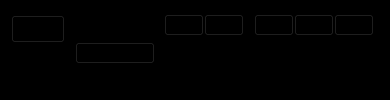
        <widget class="QFrame" name="uno">
         <property name="minimumSize">
          <size>
           <width>8</width>
           <height>0</height>
          </size>
         </property>
         <property name="font">
          <font>
           <kerning>true</kerning>
          </font>
         </property>
         <property name="styleSheet">
          <string notr="true">background-color:black;</string>
         </property>
         <property name="frameShape">
          <enum>QFrame::StyledPanel</enum>
         </property>
         <property name="frameShadow">
          <enum>QFrame::Raised</enum>
         </property>
         <property name="midLineWidth">
          <number>7</number>
         </property>
         <layout class="QHBoxLayout" name="horizontalLayout_2">
          <property name="spacing">
           <number>8</number>
          </property>
          <property name="leftMargin">
           <number>8</number>
          </property>
          <property name="topMargin">
           <number>12</number>
          </property>
          <property name="rightMargin">
           <number>8</number>
          </property>
          <property name="bottomMargin">
           <number>6</number>
          </property>
          <item>
           <widget class="QFrame" name="frame_3">
            <property name="frameShape">
             <enum>QFrame::StyledPanel</enum>
            </property>
            <property name="frameShadow">
             <enum>QFrame::Raised</enum>
            </property>
            <layout class="QHBoxLayout" name="horizontalLayout_6">
             <property name="spacing">
              <number>0</number>
             </property>
             <property name="leftMargin">
              <number>0</number>
             </property>
             <property name="topMargin">
              <number>0</number>
             </property>
             <property name="rightMargin">
              <number>0</number>
             </property>
             <property name="bottomMargin">
              <number>0</number>
             </property>
             <item>
              <widget class="QFrame" name="volver">
               <property name="frameShape">
                <enum>QFrame::StyledPanel</enum>
               </property>
               <property name="frameShadow">
                <enum>QFrame::Raised</enum>
               </property>
               <layout class="QHBoxLayout" name="horizontalLayout_8">
                <property name="spacing">
                 <number>0</number>
                </property>
                <property name="leftMargin">
                 <number>0</number>
                </property>
                <property name="topMargin">
                 <number>0</number>
                </property>
                <property name="rightMargin">
                 <number>0</number>
                </property>
                <property name="bottomMargin">
                 <number>0</number>
                </property>
                <item alignment="Qt::AlignLeft|Qt::AlignTop">
                 <widget class="QPushButton" name="btnvolver">
                  <property name="font">
                   <font>
                    <pointsize>13</pointsize>
                   </font>
                  </property>
                  <property name="cursor">
                   <cursorShape>PointingHandCursor</cursorShape>
                  </property>
                  <property name="text">
                   <string/>
                  </property>
                  <property name="icon">
                   <iconset resource="../../Recursos/iconos_menu.qrc">
                    <normaloff>:/iconos_menu/iconos/cil-justify-left.png</normaloff>:/iconos_menu/iconos/cil-justify-left.png</iconset>
                  </property>
                  <property name="iconSize">
                   <size>
                    <width>50</width>
                    <height>50</height>
                   </size>
                  </property>
                 </widget>
                </item>
               </layout>
              </widget>
             </item>
            </layout>
           </widget>
          </item>
          <item>
           <widget class="QPushButton" name="pushButton_6">
            <property name="text">
             <string>PushButton</string>
            </property>
           </widget>
          </item>
          <item alignment="Qt::AlignRight|Qt::AlignTop">
           <widget class="QFrame" name="frame_2">
            <property name="frameShape">
             <enum>QFrame::StyledPanel</enum>
            </property>
            <property name="frameShadow">
             <enum>QFrame::Raised</enum>
            </property>
            <layout class="QHBoxLayout" name="horizontalLayout_5">
             <property name="spacing">
              <number>0</number>
             </property>
             <property name="leftMargin">
              <number>0</number>
             </property>
             <property name="topMargin">
              <number>0</number>
             </property>
             <property name="rightMargin">
              <number>0</number>
             </property>
             <property name="bottomMargin">
              <number>0</number>
             </property>
             <item alignment="Qt::AlignRight">
              <widget class="QPushButton" name="pushButton_7">
               <property name="minimumSize">
                <size>
                 <width>0</width>
                 <height>0</height>
                </size>
               </property>
               <property name="cursor">
                <cursorShape>PointingHandCursor</cursorShape>
               </property>
               <property name="text">
                <string/>
               </property>
               <property name="icon">
                <iconset resource="../../Recursos/iconos_menu.qrc">
                 <normaloff>:/iconos_menu/iconos/cil-envelope-open.png</normaloff>:/iconos_menu/iconos/cil-envelope-open.png</iconset>
               </property>
               <property name="iconSize">
                <size>
                 <width>40</width>
                 <height>40</height>
                </size>
               </property>
              </widget>
             </item>
             <item>
              <widget class="QPushButton" name="pushButton_5">
               <property name="cursor">
                <cursorShape>PointingHandCursor</cursorShape>
               </property>
               <property name="text">
                <string/>
               </property>
               <property name="icon">
                <iconset resource="../../Recursos/iconos_menu.qrc">
                 <normaloff>:/iconos_menu/iconos/cil-user.png</normaloff>:/iconos_menu/iconos/cil-user.png</iconset>
               </property>
               <property name="iconSize">
                <size>
                 <width>40</width>
                 <height>40</height>
                </size>
               </property>
              </widget>
             </item>
            </layout>
           </widget>
          </item>
          <item alignment="Qt::AlignRight|Qt::AlignTop">
           <widget class="QFrame" name="frame">
            <property name="frameShape">
             <enum>QFrame::StyledPanel</enum>
            </property>
            <property name="frameShadow">
             <enum>QFrame::Raised</enum>
            </property>
            <layout class="QHBoxLayout" name="horizontalLayout_4">
             <property name="spacing">
              <number>0</number>
             </property>
             <property name="leftMargin">
              <number>0</number>
             </property>
             <property name="topMargin">
              <number>0</number>
             </property>
             <property name="rightMargin">
              <number>6</number>
             </property>
             <property name="bottomMargin">
              <number>0</number>
             </property>
             <item>
              <widget class="QPushButton" name="pushButton">
               <property name="cursor">
                <cursorShape>PointingHandCursor</cursorShape>
               </property>
               <property name="text">
                <string/>
               </property>
               <property name="icon">
                <iconset resource="../../Recursos/iconos_menu.qrc">
                 <normaloff>:/iconos_menu/iconos/cil-window-minimize.png</normaloff>:/iconos_menu/iconos/cil-window-minimize.png</iconset>
               </property>
               <property name="iconSize">
                <size>
                 <width>40</width>
                 <height>40</height>
                </size>
               </property>
              </widget>
             </item>
             <item>
              <widget class="QPushButton" name="pushButton_2">
               <property name="cursor">
                <cursorShape>PointingHandCursor</cursorShape>
               </property>
               <property name="text">
                <string/>
               </property>
               <property name="icon">
                <iconset resource="../../Recursos/iconos_menu.qrc">
                 <normaloff>:/iconos_menu/iconos/cil-library.png</normaloff>:/iconos_menu/iconos/cil-library.png</iconset>
               </property>
               <property name="iconSize">
                <size>
                 <width>24</width>
                 <height>24</height>
                </size>
               </property>
              </widget>
             </item>
             <item>
              <widget class="QPushButton" name="pushButton_3">
               <property name="cursor">
                <cursorShape>PointingHandCursor</cursorShape>
               </property>
               <property name="text">
                <string/>
               </property>
               <property name="icon">
                <iconset resource="../../Recursos/iconos_menu.qrc">
                 <normaloff>:/iconos_menu/iconos/cil-x.png</normaloff>:/iconos_menu/iconos/cil-x.png</iconset>
               </property>
               <property name="iconSize">
                <size>
                 <width>24</width>
                 <height>24</height>
                </size>
               </property>
              </widget>
             </item>
            </layout>
           </widget>
          </item>
         </layout>
        </widget>
